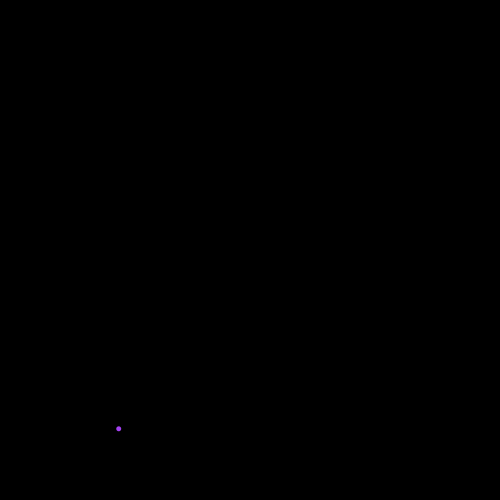
Frame 1 (no input)
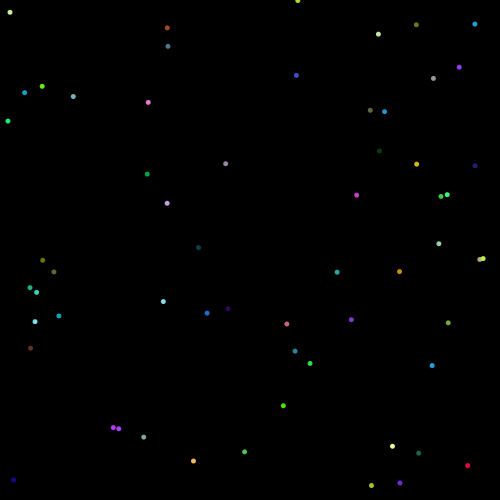
Frame 60 (the mouse pressed at the canvas centre just before this capture)
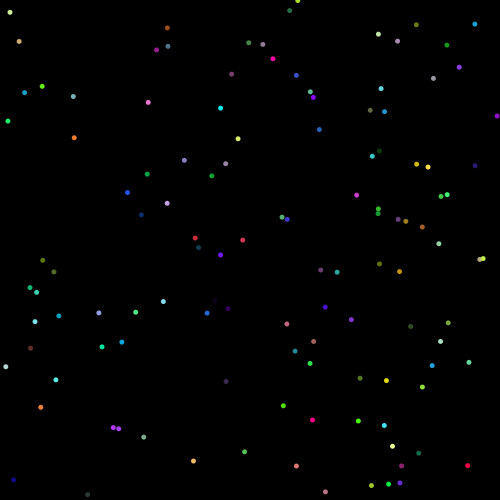
Frame 120 (the mouse held since frame 60 and released just before this capture)

The Processing sketch that drew these frames (run headless with seeded random() and noise(); from frame 60 on, the mouse is pressed at the canvas centre):

// Processing sketch: q5_3
// ── q5_3.pde
void setup(){
  size(500, 500);
  background(0);
}

void draw(){
  noStroke();
  fill(int(random(255)),
       int(random(255)),
       int(random(255))
       );
  
  ellipse(random(width),
          random(height),
          5, 5);
}
